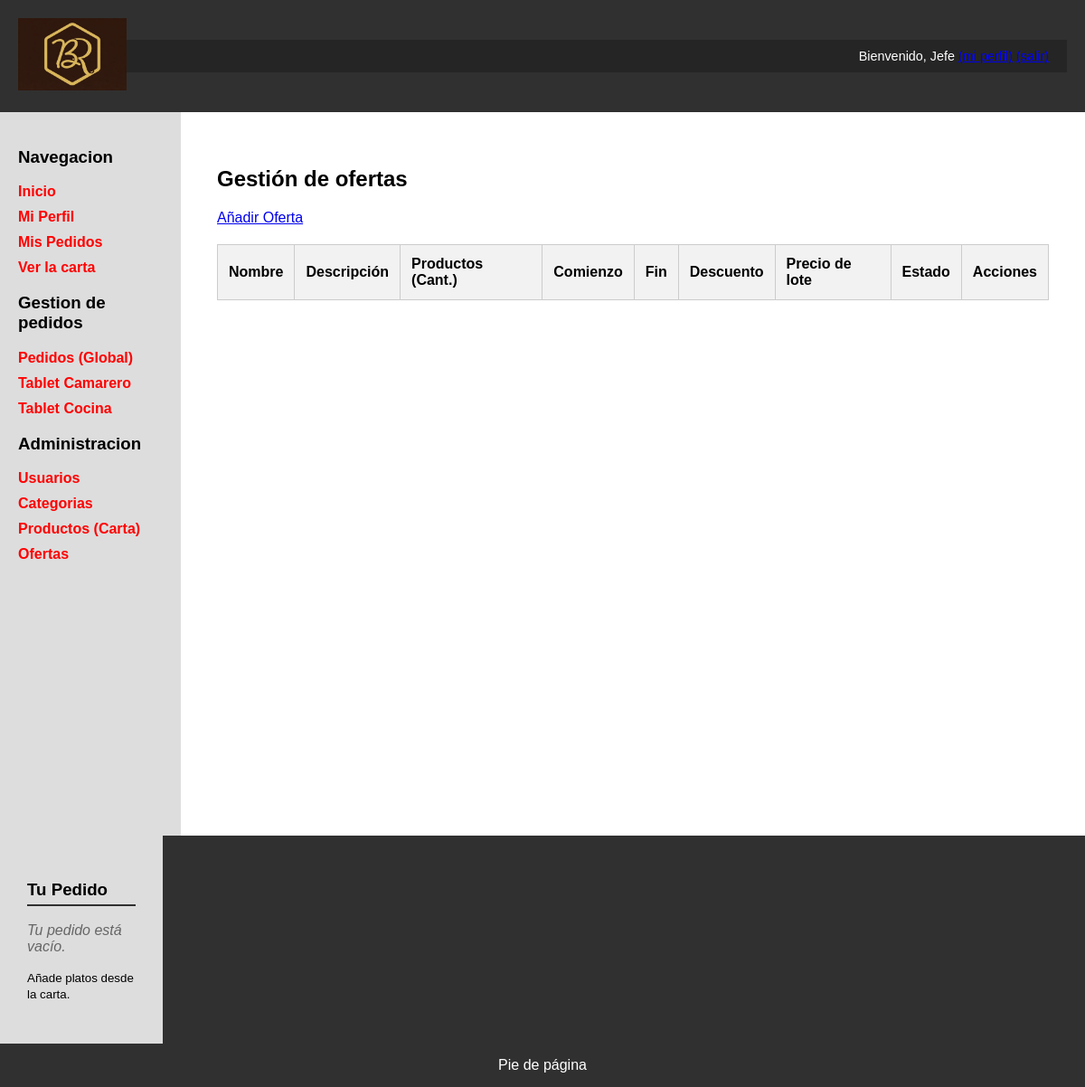
The page /admin_ofertas.php (signed in) on the database as committed earlier.
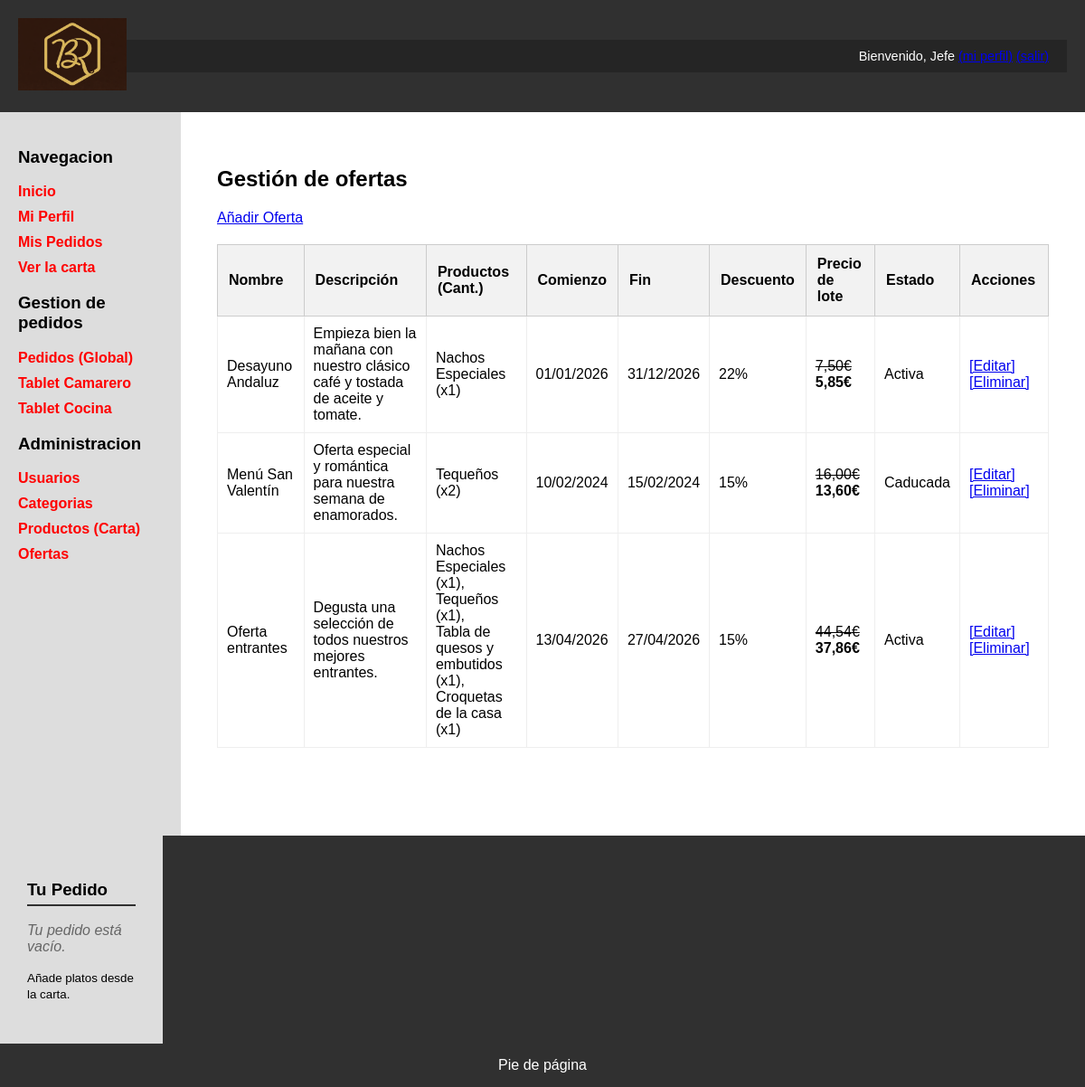
The same page on the database as committed later.
### tables this page shows
CREATE TABLE `ofertas` (
  `id` int(11) NOT NULL,
  `nombre` varchar(100) NOT NULL,
  `descripcion` text NOT NULL,
  `fecha_inicio` datetime NOT NULL,
  `fecha_fin` datetime NOT NULL,
  `descuento` int(11) NOT NULL
);

### includes/config.php (called while the page is built, shortened)
<?php
spl_autoload_register(function ($class) {
    $prefix = 'es\\ucm\\fdi\\aw\\';
    $base_dir = __DIR__ . '/clases/';
    $len = strlen($prefix);
    $relative_class = substr($class, $len);
    $file = $base_dir . str_replace('\\', '/', $relative_class) . '.php';
});

### includes/clases/Aplicacion.php (called while the page is built, shortened)
<?php
class Aplicacion
{
	private $bdDatosConexion;
	private $inicializada = false;
	private $conn;
	public function init($bdDatosConexion)
	{
		if (!$this->inicializada) {
			$this->bdDatosConexion = $bdDatosConexion;
			$this->inicializada = true;
		}
	}
	public function getConexionBd()
	{
		if (!$this->conn) {
			$bdHost = $this->bdDatosConexion['host'];
			$bdUser = $this->bdDatosConexion['user'];
			$bdPass = $this->bdDatosConexion['pass'];
			$bd = $this->bdDatosConexion['bd'];
			$conn = new \mysqli($bdHost, $bdUser, $bdPass, $bd);
			$this->conn = $conn;
		}
		return $this->conn;
	}
	public function ejecutarConsultaBd($sql, $tipos = null, ...$parametros)
	{
		$conn = $this->getConexionBd();
		$stmt = $conn->prepare($sql);
		if ($tipos && !empty($parametros)) {
			$stmt->bind_param($tipos, ...$parametros);
		}
		if (!$stmt->execute()) {
			echo "Error al ejecutar la consulta ({$stmt->errno}): {$stmt->error}";
			exit();
		}
		return $stmt;
	}
}

### includes/clases/ofertas/Oferta.php (called while the page is built, shortened)
<?php
class Oferta
{
    public static function todasLasOfertas(): array
    {
        $queryOfertas = "SELECT O.*
                                FROM ofertas O";
        $rs = Aplicacion::getInstance()->ejecutarConsultaBd($queryOfertas)->get_result();
        $ofertas = [];
        if ($rs) {
            while ($fila = $rs->fetch_assoc()) {
                $ofertas[] = $fila;
            }
        }
        return $ofertas;
    }
	public static function obtenerProductosOferta(int $id_oferta): array
	{
        $query = "SELECT P.id, P.nombre, OP.cantidad, P.precio_base, P.iva
                  FROM ofertas_productos OP
                  JOIN productos P ON OP.id_producto = P.id
                  WHERE OP.id_oferta = ?";
        $rs = Aplicacion::getInstance()->ejecutarConsultaBd($query, "i", $id_oferta)->get_result();
        $productos = [];
        if ($rs) {
            while ($fila = $rs->fetch_assoc()) {
                $productos[] = $fila;
            }
        }
        return $productos;
    }
}

### admin_ofertas.php (the view, shortened to what the changed rows need)
<?php
require_once __DIR__.'/includes/config.php';
if (!isset($_SESSION['esAdmin']) || !$_SESSION['esAdmin']) {
    $tituloPagina = 'Acceso Denegado';
    $contenidoPrincipal = "<h1>Acceso Denegado</h1><p>Solo el Gerente puede ver esto.</p>";
} else {
    $ofertas = Oferta::todasLasOfertas();
    $rutaApp = RUTA_APP;
    $rutaJs = RUTA_JS;
    $filas = "";
    if(!empty($ofertas)) {
        foreach ($ofertas as $fila) {
			$nombre = $fila['nombre'];
			$descripcion = $fila['descripcion'];
			$productosDeLaOferta = Oferta::obtenerProductosOferta($fila['id']);
            $textosProductos = [];
            $precioOriginalLote = 0;
            foreach ($productosDeLaOferta as $prod) {
                $textosProductos[] = $prod['nombre'] . ' (x' . $prod['cantidad'] . ')';
                $precioConIva = $prod['precio_base'] * (1 + $prod['iva'] / 100);
                $precioOriginalLote += ($precioConIva * $prod['cantidad']);
            }
			$productosIncluidos = implode(', <br>', $textosProductos);
            $fechaActual = new DateTime();
            $fechaInicio = new DateTime($fila['fecha_inicio']);
            $fechaFin = new DateTime($fila['fecha_fin']);
			$descuento = $fila['descuento'];
			$precioFinalCalculado = $precioOriginalLote * (1 - ($descuento / 100));
            $pvpBaseHTML = number_format($precioOriginalLote, 2, ',', '.');
            $pvpFinalHTML = number_format($precioFinalCalculado, 2, ',', '.');
			$estado = "Inactiva";
            if ($fechaActual >= $fechaInicio && $fechaActual <= $fechaFin) {
                $estado = "Activa";
            } elseif ($fechaActual > $fechaFin) {
                $estado = "Caducada";
            }
            $filas .= <<<EOS
                <tr>
                    <td>{$nombre}</td>
                    <td>{$descripcion}</td>
                    <td>{$productosIncluidos}</td>
                    <td>{$fechaInicio->format('d/m/Y')}</td>
                    <td>{$fechaFin->format('d/m/Y')}</td>
                    <td>{$descuento}%</td>
                    <td><del>{$pvpBaseHTML}€</del> <br/> <strong>{$pvpFinalHTML}€</strong></td>
                    <td>{$estado}</td>
                    <td>
                        <a href="$rutaApp/editar_oferta.php?id={$fila['id']}">[Editar]</a>
                        <a href="$rutaApp/includes/borrar_oferta.php?id={$fila['id']}" class="boton-borrar" data-mensaje="¿Estás seguro? Borrará esta oferta permanentemente.">[Eliminar]</a>
                    </td>
                </tr>
            EOS;
        }
    }
    $contenidoPrincipal = <<<EOS
        <h1>Gestión de ofertas</h1>
        <p><a href="$rutaApp/nueva_oferta.php">Añadir Oferta</a></p>
        <table>
            <thead>
                <tr>
                    <th>Nombre</th>
                    <th>Descripción</th>
                    <th>Productos (Cant.)</th>
                    <th>Comienzo</th>
                    <th>Fin</th>
                    <th>Descuento</th>
                    <th>Precio de lote</th>
                    <th>Estado</th>
                    <th>Acciones</th>
                </tr>
            </thead>
            <tbody>$filas</tbody>
        </table>
        <script src="$rutaJs/confirmacion_borrado.js"></script>
    EOS;
}
require __DIR__.'/includes/vistas/plantillas/plantilla.php';

Rows that differ between the two databases and show on the page:
added ofertas: nombre "Desayuno Andaluz", descripcion "Empieza bien la mañana con nuestro clásico café y tostada de aceite y tomate.", textosProductos "Nachos Especiales (x1)", fecha_inicio "01/01/2026", fecha_fin "31/12/2026", descuento "22", pvpBaseHTML "7,50", descuento "5,85", estado "Activa"
added ofertas: nombre "Menú San Valentín", descripcion "Oferta especial y romántica para nuestra semana de enamorados.", textosProductos "Tequeños (x2)", fecha_inicio "10/02/2024", fecha_fin "15/02/2024", descuento "15", pvpBaseHTML "16,00", descuento "13,60", estado "Caducada"
added ofertas: nombre "Oferta entrantes", descripcion "Degusta una selección de todos nuestros mejores entrantes.", textosProductos "Nachos Especiales (x1), Tequeños (x1), Tabla de quesos y embutidos (x1), Croquetas de la casa (x1)", fecha_inicio "13/04/2026", fecha_fin "27/04/2026", descuento "15", pvpBaseHTML "44,54", descuento "37,86", estado "Activa"
